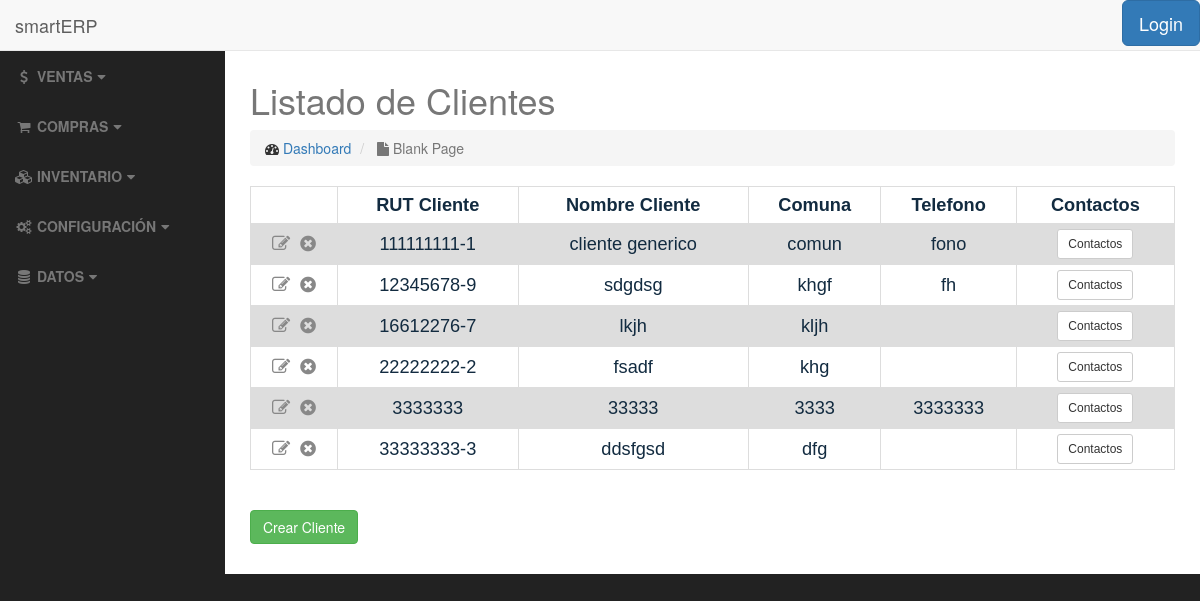
Before: /clients/ with the older database file.
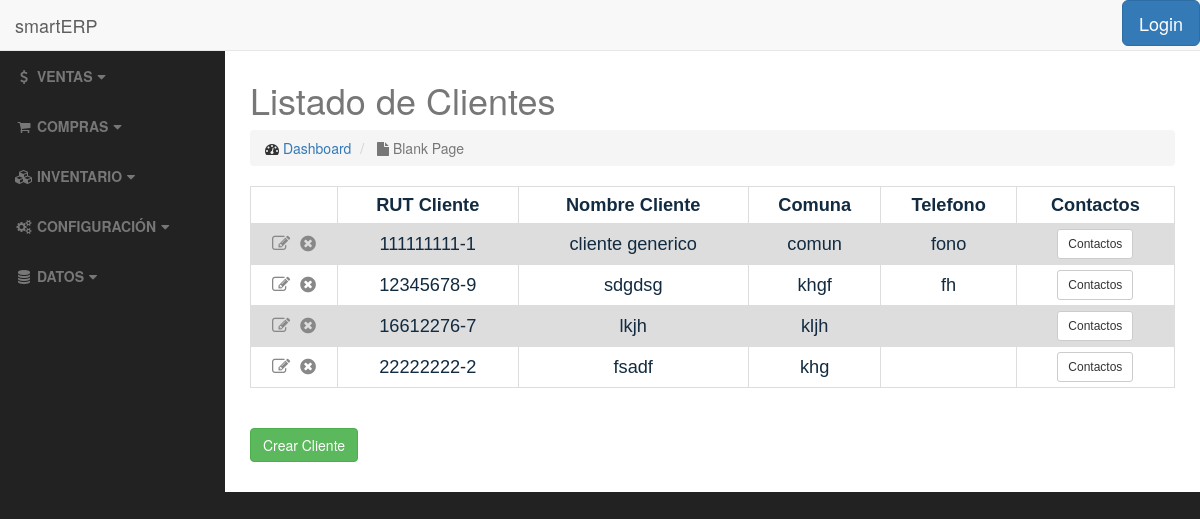
After: the same page with the newer database file.
### clients/models.py (models this page shows, shortened)
class Client(models.Model):
    client_rut = models.CharField(max_length=12, unique=True, verbose_name="RUT", validators=[rut_validate])
    client_name = models.CharField(max_length=250, verbose_name="Nombre Cliente")
    client_giro = models.CharField(max_length=200, verbose_name="Giro")
    client_address = models.CharField(max_length=100, verbose_name="Direccion")
    client_comuna = models.CharField(max_length=50, verbose_name="Comuna")
    client_ciudad = models.CharField(max_length=50, verbose_name="Ciudad")
    client_region = models.CharField(max_length=50, verbose_name="Region")
    client_tel = models.CharField(max_length=20, blank=True, verbose_name="Telefono")
    client_email = models.EmailField(blank=True, verbose_name="E-mail")
    is_active = models.BooleanField(default=True, verbose_name="Activo")
    class Meta:
        ordering = ['client_rut']

### clients/views.py (the view)
class ClientListView(ListView):
    template_name = 'clients/client_list.html'
    def get_queryset(self):
        return Client.objects.all()

### clients/templates/clients/client_list.html (shortened to what this page needs)
{% extends 'base.html' %}
<h2>{% block title %}Listado de Clientes{% endblock %}</h2>
{% block body %}
    <table>
            {% if object_list %}
                <tr>
                    <th></th>
                    <th>RUT Cliente</th>
                    <th>Nombre Cliente</th>
                    <th>Comuna</th>
                    <th>Telefono</th>
                    <th>Contactos</th>
                </tr>
                    {% for client in object_list %}
                        <tr>
                            <td>
                                <a href="{% url 'clients:client-update' client.pk %}"><i class="fa fa-pencil-square-o" title="Editar"></i></a>&nbsp;
                                <a href="{% url 'clients:client-delete' client.pk %}"><i class="fa fa-times-circle" title="Eliminar"></i></a>
                            </td>
                            <td>{{ client.client_rut }}</td>
                            <td>{{ client.client_name }}</td>
                            <td>{{ client.client_comuna }}</td>
                            <td>{{ client.client_tel }}</td>
                            <td>
                                <a href="{% url 'clients:contact_list' client.pk %}" class="btn btn-default btn-sm">Contactos</a>
                            </td>
                        </tr>
                    {% endfor %}
            {% else %}
                <h3>No hay clientes registrados</h3>
            {% endif %}
    </table>
    <br>
    <br>
    <a href="{% url 'clients:client-add' %}" class="btn btn-success">Crear Cliente</a>
    <br>
    <br>
{% endblock %}

### templates/base.html (shortened to what this page needs)
<!DOCTYPE html>
<html lang="en">
<head>
    {% load staticfiles %}
    <link href="http://127.0.0.1:8000/static/css/bootstrap.min.css" rel="stylesheet">
    <link rel="stylesheet" href="https://maxcdn.bootstrapcdn.com/bootswatch/3.3.7/superhero/bootstrap.min.css">
    <link href="http://127.0.0.1:8000/static/css/sb-admin.css" rel="stylesheet">
    <link href="http://127.0.0.1:8000/static/font-awesome/css/font-awesome.min.css" rel="stylesheet" type="text/css">
</head>
<body>
    <div id="wrapper">
        <nav class="navbar navbar-default navbar-fixed-top" role="navigation">
            <div class="navbar-header">
                <a class="navbar-brand" href="/">smartERP</a>
            </div>
            <ul class="nav navbar-right top-nav">
                {% if user.active %}
                    <li class="dropdown">
                        <a href="#" class="dropdown-toggle" data-toggle="dropdown"><i class="fa fa-user"></i> John Smith <b class="caret"></b></a>
                        <ul class="dropdown-menu">
                            <li>
                                <a href="#"><i class="fa fa-fw fa-user"></i> Profile</a>
                            </li>
                            <li>
                                <a href="#"><i class="fa fa-fw fa-envelope"></i> Inbox</a>
                            </li>
                            <li>
                                <a href="#"><i class="fa fa-fw fa-gear"></i> Settings</a>
                            </li>
                            <li class="divider"></li>
                            <li>
                                <a href="#"><i class="fa fa-fw fa-power-off"></i> Log Out</a>
                            </li>
                        </ul>
                    </li>
                {% else %}
                    <ul class="nav navbar-nav pull-right">
                        <a class="btn btn-lg btn-primary" data-toggle="modal" href="#myModal" >Login</a>
                    </ul>
                {% endif %}
            </ul>
            <div class="collapse navbar-collapse navbar-ex1-collapse">
                <ul class="nav navbar-nav side-nav">
                    <li class="#">
                        <a href="#ventas" data-toggle="collapse"><i class="fa fa-fw fa-usd"></i> <b>VENTAS</b><i class="fa fa-fw fa-caret-down"></i></a>
                    </li>
                    <li class="#">
                        <a href="#compras" data-toggle="collapse"><i class="fa fa-fw fa-shopping-cart"></i> <b>COMPRAS</b><i class="fa fa-fw fa-caret-down"></i></a>
                    </li>
                    <li class="#">
                        <a href="#inv" data-toggle="collapse"><i class="fa fa-fw fa-cubes"></i> <b>INVENTARIO</b><i class="fa fa-fw fa-caret-down"></i></a>
                    </li>
                    <li class="#">
                        <a href="#conf" data-toggle="collapse"><i class="fa fa-fw fa-cogs"></i> <b>CONFIGURACIÓN</b><i class="fa fa-fw fa-caret-down"></i></a>
                    </li>
                    <li class="#">
                        <a href="#datos" data-toggle="collapse"><i class="fa fa-fw fa-database"></i> <b>DATOS</b><i class="fa fa-fw fa-caret-down"></i></a>
                    </li>
                </ul>
            </div>
        </nav>
        <div id="page-wrapper">
            <div class="container-fluid">
                <div class="row">
                    <div class="col-lg-12">
                        <h1 class="text-muted">
                            {% block title %}{% endblock %}
                        </h1>
                        <ol class="breadcrumb">
                            <li>
                                <i class="fa fa-dashboard"></i>  <a href="index.html">Dashboard</a>
                            </li>
                            <li class="active">
                                <i class="fa fa-file"></i> Blank Page
                            </li>
                        </ol>
                    </div>
                </div>
                {% block body %}
                {% endblock %}
            </div>
        </div>
    </div>
</body>
</html>

### static/css/sb-admin.css (style rules this page uses)
body { margin-top: 100px; background-color: #222; }
@media (min-width:768px) { body { margin-top: 50px; } }
#wrapper { padding-left: 0; }
#page-wrapper { width: 100%; padding: 0; background-color: #fff; }
@media (min-width:768px) { #wrapper { padding-left: 225px; } }
@media (min-width:768px) { #page-wrapper { padding: 10px; } }
.top-nav { padding: 0 15px; }
@media (min-width:768px) { .side-nav { position: fixed; top: 51px; left: 225px; width: 225px; margin-left: -225px; border: none; border-radius: 0; overflow-y: auto; background-color: #222; bottom: 0; overflow-x: hidden; padding-bottom: 40px; } }
@media (min-width:768px) { .side-nav>li>a { width: 225px; } }

### templates/base.html (style rules this page uses)
table { font-family: arial, sans-serif; border-collapse: collapse; width: 100%; margin-left: auto; margin-right: auto; }
td, th { border: 1px solid #dddddd; text-align: center; padding: 5px; font-size: 130%; color: #122b40; }
tr:nth-child(even) { background-color: #dddddd; }
.fa-pencil-square-o { color: #888888; }
.fa-times-circle { color: #888888; }

Changed rows visible on the page:
removed Client: client_rut "3333333", client_name "33333", client_comuna "3333", client_tel "3333333"
removed Client: client_rut "33333333-3", client_name "ddsfgsd", client_comuna "dfg"
